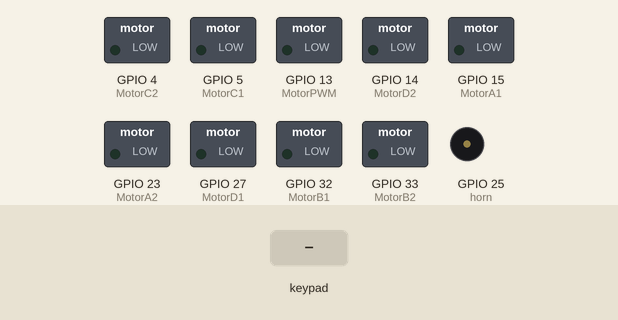
Recording of a sketch running on a simulated ESP32. On the bench: switched loads named in the sketch (green lamp = pin HIGH), buzzer (waves = sounding). The inputs (shaded band) are chosen by the test bench.

Above: at 1.2 s.
1.3 s: key 'U' pressed
At 1.54 s:
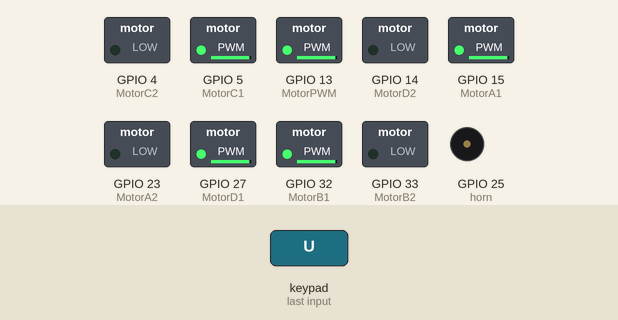
3.2 s: key 'D' pressed
At 3.44 s:
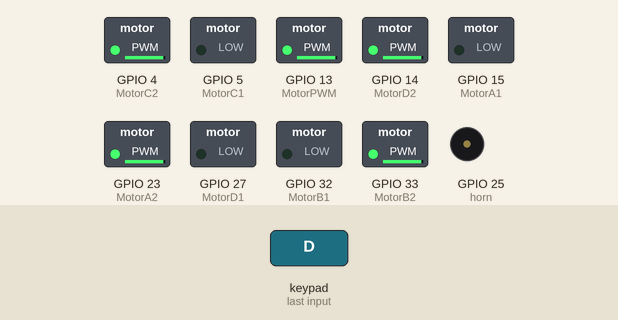
5.1 s: key 'L' pressed
At 5.34 s:
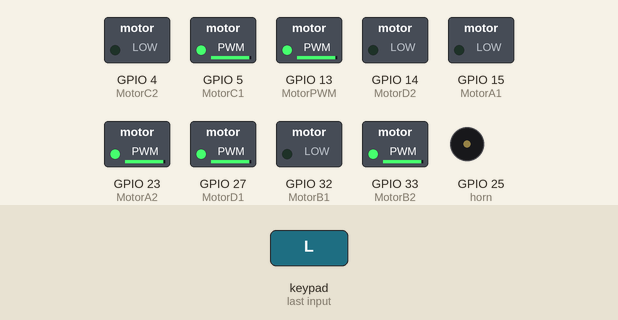
7.0 s: key 'R' pressed
At 7.24 s:
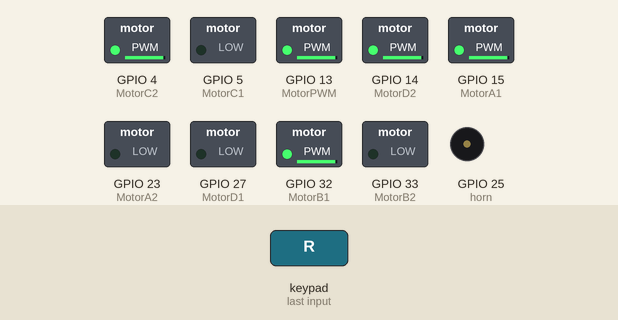
8.9 s: key 'X' pressed
At 9.14 s:
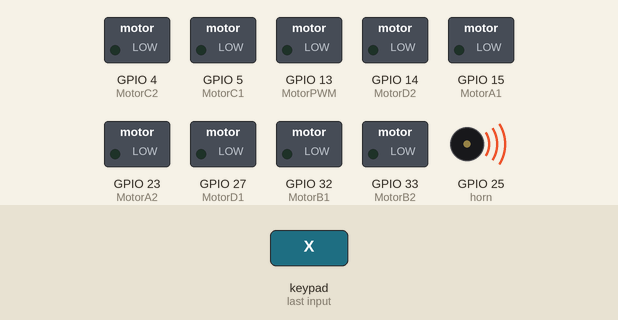
Timing chart, 0 to 11.8 s (numbered marks = the images above; inputs shaded):
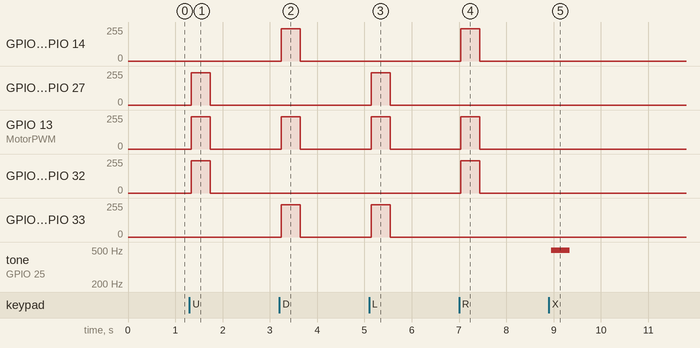

The sketch:

RoverBot.ino
```cpp
//"""REX 8in1 Rover Bot"""
// Bu kod ESP32 kartı için yazılmıştır. Versiyon: 2.0.11

#include <DabbleESP32.h>  // Dabble kütüphanesi Bluetooth kontrolü için
#include <Arduino.h>      // Temel Arduino fonksiyonları

// Motor pinlerinin tanımlanması
#define MotorPWM 13 // PWM sinyali çıkışı (motorları genel olarak aktif etmek için)

// Motor A - ileri ve geri pinleri
#define MotorA1 15 // İleri
#define MotorA2 23 // Geri

// Motor B - ileri ve geri pinleri
#define MotorB1 32 // İleri
#define MotorB2 33 // Geri

// Motor C - ileri ve geri pinleri
#define MotorC1 5  // İleri
#define MotorC2 4  // Geri

// Motor D - ileri ve geri pinleri
#define MotorD1 27 // İleri
#define MotorD2 14 // Geri

// Buzzer pini
#define horn 25

void setup() {
  pinMode(horn, OUTPUT);        // Buzzer çıkışı
  pinMode(MotorPWM, OUTPUT);    // PWM çıkışı

  // Tüm motor pinlerini çıkış olarak ayarla
  pinMode(MotorA1, OUTPUT);
  pinMode(MotorA2, OUTPUT);
  pinMode(MotorB1, OUTPUT);
  pinMode(MotorB2, OUTPUT);
  pinMode(MotorC1, OUTPUT);
  pinMode(MotorC2, OUTPUT);
  pinMode(MotorD1, OUTPUT);
  pinMode(MotorD2, OUTPUT);

  Serial.begin(115200);  // Seri haberleşmeyi başlat (debug için)
  Dabble.begin("REX_ROBOT"); // Bluetooth cihaz ismini tanımla
}

void loop() {
  Dabble.processInput(); // Dabble'dan gelen veriyi işle
  stop(); // Her döngü başında durdurma komutu (güvenlik amaçlı)

  // Gamepad yön tuşlarına göre hareket komutları
  if (GamePad.isUpPressed()) {
    forward();
  }

  if (GamePad.isDownPressed()) {
    backward();
  }

  if (GamePad.isLeftPressed()) {
    left();
  }

  if (GamePad.isRightPressed()) {
    right();
  }

  // Diğer butonlara basıldığında seri monitöre yazı yazdır
  if (GamePad.isSquarePressed()) {
    Serial.print("Square");
  }

  if (GamePad.isCirclePressed()) {
    Serial.print("Circle");
  }

  if (GamePad.isCrossPressed()) {
    rex_horn();  // Buzzer'ı çalıştır
  }

  if (GamePad.isTrianglePressed()) {
    Serial.print("Triangle");
  }

  if (GamePad.isStartPressed()) {
    Serial.print("Start");
  }

  if (GamePad.isSelectPressed()) {
    Serial.print("Select");
  }
}

// İleri gitme fonksiyonu
void forward() {
  digitalWrite(MotorPWM, HIGH); // Motorları aktif et

  digitalWrite(MotorA1, HIGH);
  digitalWrite(MotorA2, LOW);

  digitalWrite(MotorB1, HIGH);
  digitalWrite(MotorB2, LOW);

  digitalWrite(MotorC1, HIGH);
  digitalWrite(MotorC2, LOW);

  digitalWrite(MotorD1, HIGH);
  digitalWrite(MotorD2, LOW);
}

// Sağa dönme fonksiyonu
void right() {
  digitalWrite(MotorPWM, HIGH);

  digitalWrite(MotorA1, HIGH);
  digitalWrite(MotorA2, LOW);

  digitalWrite(MotorB1, HIGH);
  digitalWrite(MotorB2, LOW);

  digitalWrite(MotorC1, LOW);
  digitalWrite(MotorC2, HIGH);

  digitalWrite(MotorD1, LOW);
  digitalWrite(MotorD2, HIGH);
}

// Sola dönme fonksiyonu
void left() {
  digitalWrite(MotorPWM, HIGH);

  digitalWrite(MotorA1, LOW);
  digitalWrite(MotorA2, HIGH);

  digitalWrite(MotorB1, LOW);
  digitalWrite(MotorB2, HIGH);

  digitalWrite(MotorC1, HIGH);
  digitalWrite(MotorC2, LOW);

  digitalWrite(MotorD1, HIGH);
  digitalWrite(MotorD2, LOW);
}

// Robotu durdurma fonksiyonu
void stop() {
  digitalWrite(MotorPWM, LOW); // Motorları devre dışı bırak

  digitalWrite(MotorA1, LOW);
  digitalWrite(MotorA2, LOW);

  digitalWrite(MotorB1, LOW);
  digitalWrite(MotorB2, LOW);

  digitalWrite(MotorC1, LOW);
  digitalWrite(MotorC2, LOW);

  digitalWrite(MotorD1, LOW);
  digitalWrite(MotorD2, LOW);
}

// Geri gitme fonksiyonu
void backward() {
  digitalWrite(MotorPWM, HIGH);

  digitalWrite(MotorA1, LOW);
  digitalWrite(MotorA2, HIGH);

  digitalWrite(MotorB1, LOW);
  digitalWrite(MotorB2, HIGH);

  digitalWrite(MotorC1, LOW);
  digitalWrite(MotorC2, HIGH);

  digitalWrite(MotorD1, LOW);
  digitalWrite(MotorD2, HIGH);
}

// Buzzer çalma fonksiyonu
void rex_horn() {
  for(int i=0; i<50; i++){
    digitalWrite(horn, HIGH);
    delay(1);
    digitalWrite(horn, LOW);
    delay(1);
  }
}
```

Measured:
- after the input at 1.3 s, GPIO 5 (MotorC1), GPIO 13 (MotorPWM), GPIO 15 (MotorA1), GPIO 27 (MotorD1), GPIO 32 (MotorB1): 0/255 → 243/255 at once, → 0/255 0.40 s later
- after the input at 3.2 s, GPIO 4 (MotorC2), GPIO 13 (MotorPWM), GPIO 14 (MotorD2), GPIO 23 (MotorA2), GPIO 33 (MotorB2): 0/255 → 243/255 at once, → 0/255 0.40 s later
- after the input at 5.1 s, GPIO 5 (MotorC1), GPIO 13 (MotorPWM), GPIO 23 (MotorA2), GPIO 27 (MotorD1), GPIO 33 (MotorB2): 0/255 → 243/255 at once, → 0/255 0.40 s later
- after the input at 7.0 s, GPIO 4 (MotorC2), GPIO 13 (MotorPWM), GPIO 14 (MotorD2), GPIO 15 (MotorA1), GPIO 32 (MotorB1): 0/255 → 243/255 at once, → 0/255 0.40 s later
- after the input at 8.9 s, tone on GPIO 25 (horn): silent → 498 Hz after 0.05 s, → silent 0.40 s later
